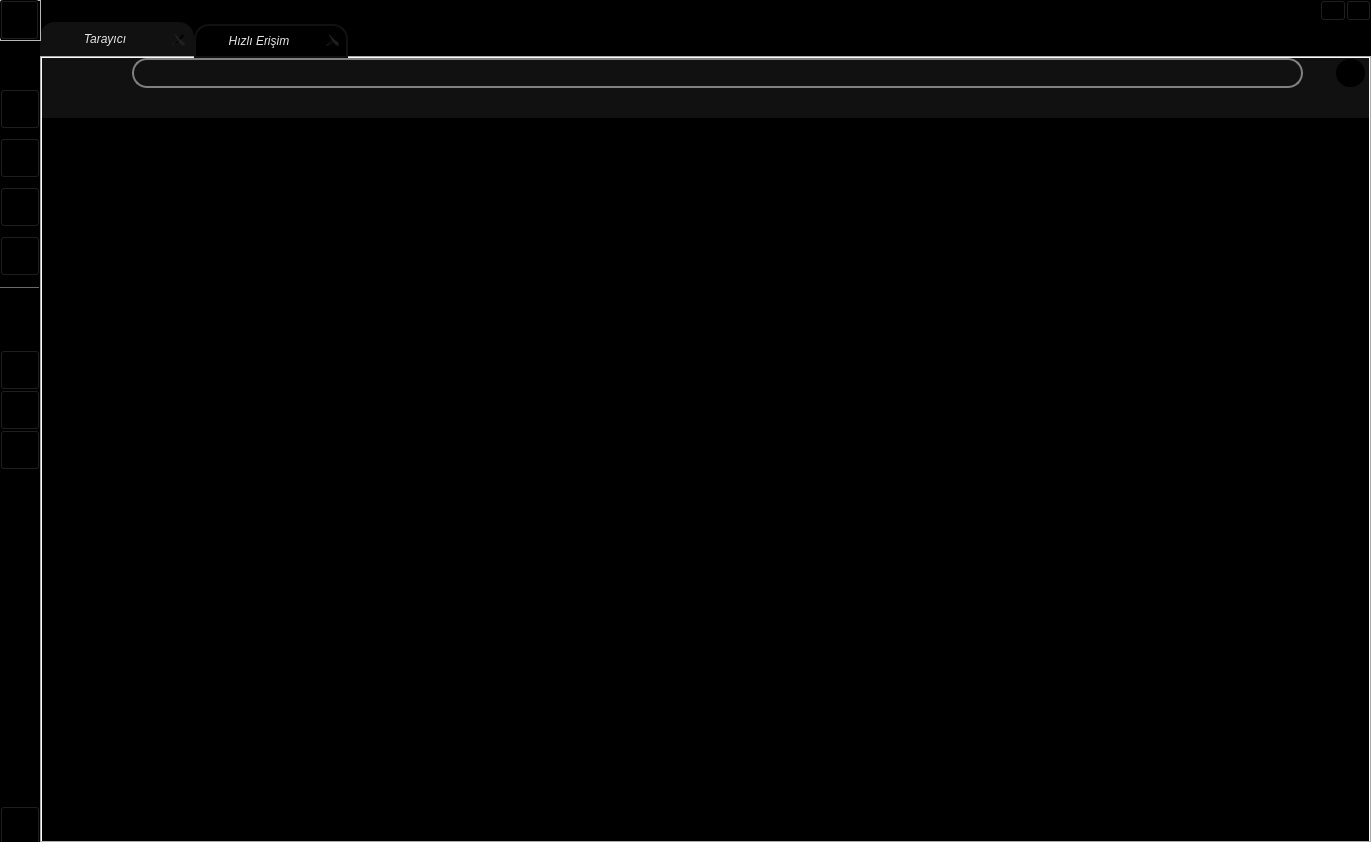
<?xml version="1.0" encoding="UTF-8"?>
<ui version="4.0">
 <class>MainWindow</class>
 <widget class="QMainWindow" name="MainWindow">
  <property name="windowModality">
   <enum>Qt::ApplicationModal</enum>
  </property>
  <property name="geometry">
   <rect>
    <x>0</x>
    <y>0</y>
    <width>1371</width>
    <height>842</height>
   </rect>
  </property>
  <property name="palette">
   <palette>
    <active>
     <colorrole role="WindowText">
      <brush brushstyle="SolidPattern">
       <color alpha="255">
        <red>0</red>
        <green>0</green>
        <blue>0</blue>
       </color>
      </brush>
     </colorrole>
     <colorrole role="Button">
      <brush brushstyle="SolidPattern">
       <color alpha="255">
        <red>255</red>
        <green>255</green>
        <blue>255</blue>
       </color>
      </brush>
     </colorrole>
     <colorrole role="Light">
      <brush brushstyle="SolidPattern">
       <color alpha="255">
        <red>255</red>
        <green>255</green>
        <blue>255</blue>
       </color>
      </brush>
     </colorrole>
     <colorrole role="Midlight">
      <brush brushstyle="SolidPattern">
       <color alpha="255">
        <red>255</red>
        <green>255</green>
        <blue>255</blue>
       </color>
      </brush>
     </colorrole>
     <colorrole role="Dark">
      <brush brushstyle="SolidPattern">
       <color alpha="255">
        <red>127</red>
        <green>127</green>
        <blue>127</blue>
       </color>
      </brush>
     </colorrole>
     <colorrole role="Mid">
      <brush brushstyle="SolidPattern">
       <color alpha="255">
        <red>170</red>
        <green>170</green>
        <blue>170</blue>
       </color>
      </brush>
     </colorrole>
     <colorrole role="Text">
      <brush brushstyle="SolidPattern">
       <color alpha="255">
        <red>0</red>
        <green>0</green>
        <blue>0</blue>
       </color>
      </brush>
     </colorrole>
     <colorrole role="BrightText">
      <brush brushstyle="SolidPattern">
       <color alpha="255">
        <red>255</red>
        <green>255</green>
        <blue>255</blue>
       </color>
      </brush>
     </colorrole>
     <colorrole role="ButtonText">
      <brush brushstyle="SolidPattern">
       <color alpha="255">
        <red>0</red>
        <green>0</green>
        <blue>0</blue>
       </color>
      </brush>
     </colorrole>
     <colorrole role="Base">
      <brush brushstyle="SolidPattern">
       <color alpha="255">
        <red>255</red>
        <green>255</green>
        <blue>255</blue>
       </color>
      </brush>
     </colorrole>
     <colorrole role="Window">
      <brush brushstyle="SolidPattern">
       <color alpha="255">
        <red>255</red>
        <green>255</green>
        <blue>255</blue>
       </color>
      </brush>
     </colorrole>
     <colorrole role="Shadow">
      <brush brushstyle="SolidPattern">
       <color alpha="255">
        <red>0</red>
        <green>0</green>
        <blue>0</blue>
       </color>
      </brush>
     </colorrole>
     <colorrole role="AlternateBase">
      <brush brushstyle="SolidPattern">
       <color alpha="255">
        <red>255</red>
        <green>255</green>
        <blue>255</blue>
       </color>
      </brush>
     </colorrole>
     <colorrole role="ToolTipBase">
      <brush brushstyle="SolidPattern">
       <color alpha="255">
        <red>255</red>
        <green>255</green>
        <blue>220</blue>
       </color>
      </brush>
     </colorrole>
     <colorrole role="ToolTipText">
      <brush brushstyle="SolidPattern">
       <color alpha="255">
        <red>0</red>
        <green>0</green>
        <blue>0</blue>
       </color>
      </brush>
     </colorrole>
    </active>
    <inactive>
     <colorrole role="WindowText">
      <brush brushstyle="SolidPattern">
       <color alpha="255">
        <red>0</red>
        <green>0</green>
        <blue>0</blue>
       </color>
      </brush>
     </colorrole>
     <colorrole role="Button">
      <brush brushstyle="SolidPattern">
       <color alpha="255">
        <red>255</red>
        <green>255</green>
        <blue>255</blue>
       </color>
      </brush>
     </colorrole>
     <colorrole role="Light">
      <brush brushstyle="SolidPattern">
       <color alpha="255">
        <red>255</red>
        <green>255</green>
        <blue>255</blue>
       </color>
      </brush>
     </colorrole>
     <colorrole role="Midlight">
      <brush brushstyle="SolidPattern">
       <color alpha="255">
        <red>255</red>
        <green>255</green>
        <blue>255</blue>
       </color>
      </brush>
     </colorrole>
     <colorrole role="Dark">
      <brush brushstyle="SolidPattern">
       <color alpha="255">
        <red>127</red>
        <green>127</green>
        <blue>127</blue>
       </color>
      </brush>
     </colorrole>
     <colorrole role="Mid">
      <brush brushstyle="SolidPattern">
       <color alpha="255">
        <red>170</red>
        <green>170</green>
        <blue>170</blue>
       </color>
      </brush>
     </colorrole>
     <colorrole role="Text">
      <brush brushstyle="SolidPattern">
       <color alpha="255">
        <red>0</red>
        <green>0</green>
        <blue>0</blue>
       </color>
      </brush>
     </colorrole>
     <colorrole role="BrightText">
      <brush brushstyle="SolidPattern">
       <color alpha="255">
        <red>255</red>
        <green>255</green>
        <blue>255</blue>
       </color>
      </brush>
     </colorrole>
     <colorrole role="ButtonText">
      <brush brushstyle="SolidPattern">
       <color alpha="255">
        <red>0</red>
        <green>0</green>
        <blue>0</blue>
       </color>
      </brush>
     </colorrole>
     <colorrole role="Base">
      <brush brushstyle="SolidPattern">
       <color alpha="255">
        <red>255</red>
        <green>255</green>
        <blue>255</blue>
       </color>
      </brush>
     </colorrole>
     <colorrole role="Window">
      <brush brushstyle="SolidPattern">
       <color alpha="255">
        <red>255</red>
        <green>255</green>
        <blue>255</blue>
       </color>
      </brush>
     </colorrole>
     <colorrole role="Shadow">
      <brush brushstyle="SolidPattern">
       <color alpha="255">
        <red>0</red>
        <green>0</green>
        <blue>0</blue>
       </color>
      </brush>
     </colorrole>
     <colorrole role="AlternateBase">
      <brush brushstyle="SolidPattern">
       <color alpha="255">
        <red>255</red>
        <green>255</green>
        <blue>255</blue>
       </color>
      </brush>
     </colorrole>
     <colorrole role="ToolTipBase">
      <brush brushstyle="SolidPattern">
       <color alpha="255">
        <red>255</red>
        <green>255</green>
        <blue>220</blue>
       </color>
      </brush>
     </colorrole>
     <colorrole role="ToolTipText">
      <brush brushstyle="SolidPattern">
       <color alpha="255">
        <red>0</red>
        <green>0</green>
        <blue>0</blue>
       </color>
      </brush>
     </colorrole>
    </inactive>
    <disabled>
     <colorrole role="WindowText">
      <brush brushstyle="SolidPattern">
       <color alpha="255">
        <red>127</red>
        <green>127</green>
        <blue>127</blue>
       </color>
      </brush>
     </colorrole>
     <colorrole role="Button">
      <brush brushstyle="SolidPattern">
       <color alpha="255">
        <red>255</red>
        <green>255</green>
        <blue>255</blue>
       </color>
      </brush>
     </colorrole>
     <colorrole role="Light">
      <brush brushstyle="SolidPattern">
       <color alpha="255">
        <red>255</red>
        <green>255</green>
        <blue>255</blue>
       </color>
      </brush>
     </colorrole>
     <colorrole role="Midlight">
      <brush brushstyle="SolidPattern">
       <color alpha="255">
        <red>255</red>
        <green>255</green>
        <blue>255</blue>
       </color>
      </brush>
     </colorrole>
     <colorrole role="Dark">
      <brush brushstyle="SolidPattern">
       <color alpha="255">
        <red>127</red>
        <green>127</green>
        <blue>127</blue>
       </color>
      </brush>
     </colorrole>
     <colorrole role="Mid">
      <brush brushstyle="SolidPattern">
       <color alpha="255">
        <red>170</red>
        <green>170</green>
        <blue>170</blue>
       </color>
      </brush>
     </colorrole>
     <colorrole role="Text">
      <brush brushstyle="SolidPattern">
       <color alpha="255">
        <red>127</red>
        <green>127</green>
        <blue>127</blue>
       </color>
      </brush>
     </colorrole>
     <colorrole role="BrightText">
      <brush brushstyle="SolidPattern">
       <color alpha="255">
        <red>255</red>
        <green>255</green>
        <blue>255</blue>
       </color>
      </brush>
     </colorrole>
     <colorrole role="ButtonText">
      <brush brushstyle="SolidPattern">
       <color alpha="255">
        <red>127</red>
        <green>127</green>
        <blue>127</blue>
       </color>
      </brush>
     </colorrole>
     <colorrole role="Base">
      <brush brushstyle="SolidPattern">
       <color alpha="255">
        <red>255</red>
        <green>255</green>
        <blue>255</blue>
       </color>
      </brush>
     </colorrole>
     <colorrole role="Window">
      <brush brushstyle="SolidPattern">
       <color alpha="255">
        <red>255</red>
        <green>255</green>
        <blue>255</blue>
       </color>
      </brush>
     </colorrole>
     <colorrole role="Shadow">
      <brush brushstyle="SolidPattern">
       <color alpha="255">
        <red>0</red>
        <green>0</green>
        <blue>0</blue>
       </color>
      </brush>
     </colorrole>
     <colorrole role="AlternateBase">
      <brush brushstyle="SolidPattern">
       <color alpha="255">
        <red>255</red>
        <green>255</green>
        <blue>255</blue>
       </color>
      </brush>
     </colorrole>
     <colorrole role="ToolTipBase">
      <brush brushstyle="SolidPattern">
       <color alpha="255">
        <red>255</red>
        <green>255</green>
        <blue>220</blue>
       </color>
      </brush>
     </colorrole>
     <colorrole role="ToolTipText">
      <brush brushstyle="SolidPattern">
       <color alpha="255">
        <red>0</red>
        <green>0</green>
        <blue>0</blue>
       </color>
      </brush>
     </colorrole>
    </disabled>
   </palette>
  </property>
  <property name="windowTitle">
   <string>MainWindow</string>
  </property>
  <property name="styleSheet">
   <string notr="true">/*#centralwidget{
border-image:url(C:/Users/Yunn/Desktop/2109.jpg)
}
*/
#centralwidget{background-color:#000000;
}</string>
  </property>
  <widget class="QWidget" name="centralwidget">
   <widget class="QTabWidget" name="tabWidget">
    <property name="geometry">
     <rect>
      <x>40</x>
      <y>22</y>
      <width>1331</width>
      <height>821</height>
     </rect>
    </property>
    <property name="sizePolicy">
     <sizepolicy hsizetype="Expanding" vsizetype="Expanding">
      <horstretch>0</horstretch>
      <verstretch>0</verstretch>
     </sizepolicy>
    </property>
    <property name="font">
     <font>
      <weight>50</weight>
      <italic>true</italic>
      <bold>false</bold>
      <strikeout>false</strikeout>
     </font>
    </property>
    <property name="focusPolicy">
     <enum>Qt::NoFocus</enum>
    </property>
    <property name="contextMenuPolicy">
     <enum>Qt::CustomContextMenu</enum>
    </property>
    <property name="styleSheet">
     <string notr="true">QTabWidget QTabBar::tab{
background-color: black;
color: #e6e6e6;
border:2px solid rgb(17,17,17);border-top-left-radius:15px;border-top-right-radius:15px;
}                                 
QTabWidget QTabBar::tab:selected{
background-color: rgb(17 ,17 ,17);}

QTabWidget QTabBar::tab:!selected:hover{
background-color: rgb(54 ,54 ,54);}

QTabWidget QTabBar::tab:selected:hover{
background-color: rgb(54 ,54 ,54);

}

QTabWidget QTabBar::tab:!selected{background-color: black;}

QTabBar::close-button { image: url(C:/Users/Yunn/PycharmProjects/pythonProject/IME/icons/icons8-multiply-24.png); 
border: 0px solid rgb(28 ,28 ,28);
border-radius:5px;}

QTabBar::close-button:selected{
     image: url(C:/Users/Yunn/PycharmProjects/pythonProject/IME/icons/icons8-multiply-24.png);
    border: 2px solid rgb(28 ,28 ,28);
    background-color: rgb(28 ,28 ,28);
    border-radius:5px;}

 QTabBar::close-button:hover {
    image: url(C:/Users/Yunn/PycharmProjects/pythonProject/IME/icons/Close-256.ico);
    background-color: gray;
    border: 2px solid gray;
    border-radius:5px;}

QTabBar::close-button:selected:pressed {
     image: url(C:/Users/Yunn/PycharmProjects/pythonProject/IME/icons/Close-256.ico);
    background-color:rgb(28 ,28 ,28);
    border: 2px solid rgb(28 ,28 ,28);
    border-radius:5px;
 }
 QTabBar::close-button:pressed {
    image: ur(lC:/Users/Yunn/PycharmProjects/pythonProject/IME/icons/Close-256.ico);
    background-color:black;
    border: 2px solid black;
    border-radius:5px; }

QTabBar::tab:!selected{margin-top: 2px;}                               

QTabBar::tab { height: 30px; width: 150px; }</string>
    </property>
    <property name="inputMethodHints">
     <set>Qt::ImhNone</set>
    </property>
    <property name="tabPosition">
     <enum>QTabWidget::North</enum>
    </property>
    <property name="tabShape">
     <enum>QTabWidget::Rounded</enum>
    </property>
    <property name="currentIndex">
     <number>0</number>
    </property>
    <property name="elideMode">
     <enum>Qt::ElideNone</enum>
    </property>
    <property name="documentMode">
     <bool>false</bool>
    </property>
    <property name="tabsClosable">
     <bool>true</bool>
    </property>
    <property name="movable">
     <bool>true</bool>
    </property>
    <property name="tabBarAutoHide">
     <bool>true</bool>
    </property>
    <widget class="QWidget" name="sekme">
     <property name="styleSheet">
      <string notr="true"/>
     </property>
     <attribute name="title">
      <string>Tarayıcı</string>
     </attribute>
     <widget class="QFrame" name="anaekran">
      <property name="geometry">
       <rect>
        <x>0</x>
        <y>60</y>
        <width>1331</width>
        <height>731</height>
       </rect>
      </property>
      <property name="styleSheet">
       <string notr="true">background-color: rgb(0, 0, 0);</string>
      </property>
      <property name="frameShape">
       <enum>QFrame::StyledPanel</enum>
      </property>
      <property name="frameShadow">
       <enum>QFrame::Raised</enum>
      </property>
     </widget>
     <widget class="QWidget" name="aramaubcuguwdgt" native="true">
      <property name="geometry">
       <rect>
        <x>0</x>
        <y>0</y>
        <width>1331</width>
        <height>60</height>
       </rect>
      </property>
      <property name="styleSheet">
       <string notr="true">/*background-color: rgb(43, 43, 43);

*/
background-color: rgb(17, 17, 17);</string>
      </property>
      <widget class="QPushButton" name="geribtn_2">
       <property name="geometry">
        <rect>
         <x>0</x>
         <y>0</y>
         <width>31</width>
         <height>30</height>
        </rect>
       </property>
       <property name="styleSheet">
        <string notr="true">QPushButton{background-color: rgb(17, 17,17);
color: rgb(255, 255, 255);
border: 2px solid rgb(17,17,17);
border-radius: 15px;}
QPushButton:pressed{ background-color: black; }
QPushButton:focus:pressed{ background-color: black; }


QPushButton:hover{ background-color:rgb(78,78,78);
border: 2px solid rgb(78,78,78);
border-radius: 15px;
 }

/*rgb(54 ,54 ,54)*/</string>
       </property>
       <property name="text">
        <string/>
       </property>
       <property name="icon">
        <iconset>
         <normaloff>../icons/back.png</normaloff>../icons/back.png</iconset>
       </property>
       <property name="iconSize">
        <size>
         <width>32</width>
         <height>32</height>
        </size>
       </property>
      </widget>
      <widget class="QPushButton" name="ileribtn_2">
       <property name="geometry">
        <rect>
         <x>30</x>
         <y>0</y>
         <width>31</width>
         <height>30</height>
        </rect>
       </property>
       <property name="styleSheet">
        <string notr="true">QPushButton{background-color: rgb(17, 17,17);
color: rgb(255, 255, 255);
border: 2px solid rgb(17,17,17);
border-radius: 15px;}
QPushButton:pressed{ background-color: black; }
QPushButton:focus:pressed{ background-color: black; }


QPushButton:hover{ background-color:rgb(78,78,78);
border: 2px solid rgb(78,78,78);
border-radius: 15px;
 }
</string>
       </property>
       <property name="text">
        <string/>
       </property>
       <property name="icon">
        <iconset>
         <normaloff>../icons/forward.png</normaloff>../icons/forward.png</iconset>
       </property>
       <property name="iconSize">
        <size>
         <width>32</width>
         <height>32</height>
        </size>
       </property>
      </widget>
      <widget class="QPushButton" name="yenilebtn_2">
       <property name="geometry">
        <rect>
         <x>60</x>
         <y>0</y>
         <width>31</width>
         <height>30</height>
        </rect>
       </property>
       <property name="styleSheet">
        <string notr="true">QPushButton{background-color: rgb(17, 17,17);
color: rgb(255, 255, 255);
border: 2px solid rgb(17,17,17);
border-radius: 15px;}
QPushButton:pressed{ background-color: black; }
QPushButton:focus:pressed{ background-color: black; }


QPushButton:hover{ background-color:rgb(78,78,78);
border: 2px solid rgb(78,78,78);
border-radius: 15px;
 }

</string>
       </property>
       <property name="text">
        <string/>
       </property>
       <property name="icon">
        <iconset>
         <normaloff>../icons/refresh.png</normaloff>../icons/refresh.png</iconset>
       </property>
       <property name="iconSize">
        <size>
         <width>19</width>
         <height>19</height>
        </size>
       </property>
       <property name="checkable">
        <bool>false</bool>
       </property>
       <property name="checked">
        <bool>false</bool>
       </property>
       <property name="autoRepeat">
        <bool>false</bool>
       </property>
      </widget>
      <widget class="QLineEdit" name="aramacubuedit_2">
       <property name="geometry">
        <rect>
         <x>90</x>
         <y>0</y>
         <width>1171</width>
         <height>30</height>
        </rect>
       </property>
       <property name="styleSheet">
        <string notr="true">QLineEdit{
border: 2px solid gray;
border-radius: 15px;
color: rgb(255, 255, 255);
}
QLineEdit:hover{
background-color:rgb(38,38,38);
}</string>
       </property>
      </widget>
      <widget class="QWidget" name="songibi_2" native="true">
       <property name="geometry">
        <rect>
         <x>1210</x>
         <y>4</y>
         <width>41</width>
         <height>21</height>
        </rect>
       </property>
       <property name="styleSheet">
        <string notr="true">background-color: rgb(17, 17, 17);</string>
       </property>
       <layout class="QHBoxLayout" name="horizontalLayout_3">
        <property name="spacing">
         <number>0</number>
        </property>
        <property name="leftMargin">
         <number>0</number>
        </property>
        <property name="topMargin">
         <number>0</number>
        </property>
        <property name="rightMargin">
         <number>0</number>
        </property>
        <property name="bottomMargin">
         <number>0</number>
        </property>
        <item>
         <widget class="QPushButton" name="camerabtn">
          <property name="sizePolicy">
           <sizepolicy hsizetype="Fixed" vsizetype="Fixed">
            <horstretch>0</horstretch>
            <verstretch>0</verstretch>
           </sizepolicy>
          </property>
          <property name="maximumSize">
           <size>
            <width>20</width>
            <height>20</height>
           </size>
          </property>
          <property name="styleSheet">
           <string notr="true">QPushButton{background-color: rgb(17, 17, 17);
border:1px solid rgb(17,17,17);
}
QPushButton:disabled{ background-color: yellow; }
QPushButton:pressed{ background-color: rgb(17, 17, 17); }
QPushButton:focus:pressed{ background-color: gray; }
QPushButton:focus{ background-color: rgb(17, 17, 17); }
QPushButton:hover{ background-color: rgb(78 ,78 ,78); }
QPushButton:checked{ background-color: pink; }


</string>
          </property>
          <property name="text">
           <string/>
          </property>
          <property name="icon">
           <iconset>
            <normaloff>../icons/icons8-camera-24.png</normaloff>../icons/icons8-camera-24.png</iconset>
          </property>
          <property name="iconSize">
           <size>
            <width>19</width>
            <height>19</height>
           </size>
          </property>
         </widget>
        </item>
        <item>
         <widget class="QPushButton" name="kaydetbtn_3">
          <property name="maximumSize">
           <size>
            <width>20</width>
            <height>20</height>
           </size>
          </property>
          <property name="styleSheet">
           <string notr="true">QPushButton{background-color: rgb(17, 17, 17);
color: rgb(255, 255, 255);
border:1px solid rgb(17,17,17);

}
QPushButton:disabled{ background-color: yellow; }
QPushButton:pressed{ background-color:rgb(17,17,17); }
QPushButton:focus:pressed{ background-color:gray; }
QPushButton:focus{ background-color:rgb(17,17,17); }
QPushButton:hover{ background-color:rgb(78,78,78); }
QPushButton:checked{ background-color: pink; }
</string>
          </property>
          <property name="text">
           <string/>
          </property>
          <property name="icon">
           <iconset>
            <normaloff>../icons/heart.png</normaloff>../icons/heart.png</iconset>
          </property>
          <property name="iconSize">
           <size>
            <width>19</width>
            <height>18</height>
           </size>
          </property>
         </widget>
        </item>
       </layout>
      </widget>
      <widget class="QPushButton" name="kaydetbtn_5">
       <property name="geometry">
        <rect>
         <x>1293</x>
         <y>0</y>
         <width>31</width>
         <height>30</height>
        </rect>
       </property>
       <property name="styleSheet">
        <string notr="true">QPushButton{background-color: rgb(0, 0, 0);
color: rgb(255, 255, 255);
border: 1px solid rgb(17,17,17);
border-radius: 15px;}
QPushButton:disabled{ background-color: yellow; }
QPushButton:pressed{ background-color:black; }
QPushButton:focus:pressed{ background-color:black; }
QPushButton:focus{ background-color:black; }
QPushButton:hover{ background-color: gray; }
QPushButton:checked{ background-color: pink; }
</string>
       </property>
       <property name="text">
        <string/>
       </property>
       <property name="icon">
        <iconset>
         <normaloff>../icons/icons8-account-48.png</normaloff>../icons/icons8-account-48.png</iconset>
       </property>
       <property name="iconSize">
        <size>
         <width>29</width>
         <height>29</height>
        </size>
       </property>
      </widget>
      <widget class="QPushButton" name="anasayfabtn_2">
       <property name="geometry">
        <rect>
         <x>1261</x>
         <y>0</y>
         <width>31</width>
         <height>30</height>
        </rect>
       </property>
       <property name="styleSheet">
        <string notr="true">/*QPushButton{background-color: rgb(0, 0, 0);
color: rgb(255, 255, 255);
border: 2px solid gray;
border-radius:10px;}
QPushButton:disabled{ background-color: yellow; }
QPushButton:pressed{ background-color:black; }
QPushButton:focus:pressed{ background-color:black; }
QPushButton:focus{ background-color:black; }
QPushButton:hover{ background-color: gray; }
QPushButton:checked{ background-color: pink; }
*/
QPushButton{background-color: rgb(17, 17,17);
color: rgb(255, 255, 255);
border: 2px solid rgb(17,17,17);
border-radius: 15px;}
QPushButton:pressed{ background-color: black; }
QPushButton:focus:pressed{ background-color: black; }


QPushButton:hover{ background-color:rgb(78,78,78);
border: 2px solid rgb(78,78,78);
border-radius: 15px;
 }
</string>
       </property>
       <property name="text">
        <string/>
       </property>
       <property name="icon">
        <iconset>
         <normaloff>../icons/house.png</normaloff>../icons/house.png</iconset>
       </property>
       <property name="iconSize">
        <size>
         <width>23</width>
         <height>23</height>
        </size>
       </property>
      </widget>
     </widget>
    </widget>
    <widget class="QWidget" name="sekme2">
     <property name="styleSheet">
      <string notr="true"/>
     </property>
     <attribute name="title">
      <string>Hızlı Erişim</string>
     </attribute>
    </widget>
   </widget>
   <widget class="QWidget" name="verticalLayoutWidget">
    <property name="geometry">
     <rect>
      <x>0</x>
      <y>80</y>
      <width>41</width>
      <height>271</height>
     </rect>
    </property>
    <layout class="QVBoxLayout" name="hzlerisimlayout" stretch="0,0,0,0,0,0">
     <property name="spacing">
      <number>0</number>
     </property>
     <property name="sizeConstraint">
      <enum>QLayout::SetMinimumSize</enum>
     </property>
     <property name="leftMargin">
      <number>0</number>
     </property>
     <item>
      <widget class="QPushButton" name="youtube">
       <property name="sizePolicy">
        <sizepolicy hsizetype="Fixed" vsizetype="Fixed">
         <horstretch>0</horstretch>
         <verstretch>0</verstretch>
        </sizepolicy>
       </property>
       <property name="maximumSize">
        <size>
         <width>40</width>
         <height>40</height>
        </size>
       </property>
       <property name="styleSheet">
        <string notr="true">QPushButton{background-color: rgb(0, 0, 0);}
QPushButton:disabled{ background-color: yellow; }
QPushButton:pressed{ background-color: orange; }
QPushButton:focus:pressed{ background-color: gray; }
QPushButton:focus{ background-color:black; }
QPushButton:hover{ background-color: rgb(54 ,54 ,54); }
QPushButton:checked{ background-color: pink; }

QPushButton#evilButton {
    background-color: red;
    border-style: outset;
    border-width: 2px;
    border-radius: 10px;
    border-color: beige;
    font: bold 14px;
    min-width: 10em;
    padding: 6px;
}
QPushButton#evilButton:pressed {
    background-color: rgb(224, 0, 0);
    border-style: inset;
}

</string>
       </property>
       <property name="text">
        <string/>
       </property>
       <property name="icon">
        <iconset>
         <normaloff>../icons/youtube.png</normaloff>../icons/youtube.png</iconset>
       </property>
       <property name="iconSize">
        <size>
         <width>25</width>
         <height>25</height>
        </size>
       </property>
       <property name="checkable">
        <bool>false</bool>
       </property>
       <property name="checked">
        <bool>false</bool>
       </property>
       <property name="autoRepeat">
        <bool>false</bool>
       </property>
       <property name="autoDefault">
        <bool>false</bool>
       </property>
       <property name="default">
        <bool>false</bool>
       </property>
       <property name="flat">
        <bool>false</bool>
       </property>
      </widget>
     </item>
     <item>
      <widget class="QPushButton" name="instagram">
       <property name="sizePolicy">
        <sizepolicy hsizetype="Fixed" vsizetype="Fixed">
         <horstretch>0</horstretch>
         <verstretch>0</verstretch>
        </sizepolicy>
       </property>
       <property name="maximumSize">
        <size>
         <width>40</width>
         <height>40</height>
        </size>
       </property>
       <property name="styleSheet">
        <string notr="true">QPushButton{background-color: rgb(0, 0, 0);}
QPushButton:disabled{ background-color: yellow; }
QPushButton:pressed{ background-color: orange; }
QPushButton:focus:pressed{ background-color: gray; }
QPushButton:focus{ background-color:black; }
QPushButton:hover{ background-color: rgb(54 ,54 ,54); }
QPushButton:checked{ background-color: pink; }

QPushButton#evilButton {
    background-color: red;
    border-style: outset;
    border-width: 2px;
    border-radius: 10px;
    border-color: beige;
    font: bold 14px;
    min-width: 10em;
    padding: 6px;
}
QPushButton#evilButton:pressed {
    background-color: rgb(224, 0, 0);
    border-style: inset;
}

</string>
       </property>
       <property name="text">
        <string/>
       </property>
       <property name="icon">
        <iconset>
         <normaloff>../icons/instagram.png</normaloff>../icons/instagram.png</iconset>
       </property>
       <property name="iconSize">
        <size>
         <width>25</width>
         <height>25</height>
        </size>
       </property>
      </widget>
     </item>
     <item>
      <widget class="QPushButton" name="whatsapp">
       <property name="sizePolicy">
        <sizepolicy hsizetype="Fixed" vsizetype="Fixed">
         <horstretch>0</horstretch>
         <verstretch>0</verstretch>
        </sizepolicy>
       </property>
       <property name="maximumSize">
        <size>
         <width>40</width>
         <height>40</height>
        </size>
       </property>
       <property name="styleSheet">
        <string notr="true">QPushButton{background-color: rgb(0, 0, 0);}
QPushButton:disabled{ background-color: yellow; }
QPushButton:pressed{ background-color: orange; }
QPushButton:focus:pressed{ background-color: gray; }
QPushButton:focus{ background-color:black; }
QPushButton:hover{ background-color: rgb(54 ,54 ,54); }
QPushButton:checked{ background-color: pink; }

QPushButton#evilButton {
    background-color: red;
    border-style: outset;
    border-width: 2px;
    border-radius: 10px;
    border-color: beige;
    font: bold 14px;
    min-width: 10em;
    padding: 6px;
}
QPushButton#evilButton:pressed {
    background-color: rgb(224, 0, 0);
    border-style: inset;
}

</string>
       </property>
       <property name="text">
        <string/>
       </property>
       <property name="icon">
        <iconset>
         <normaloff>../icons/whatsapp.png</normaloff>../icons/whatsapp.png</iconset>
       </property>
       <property name="iconSize">
        <size>
         <width>25</width>
         <height>25</height>
        </size>
       </property>
      </widget>
     </item>
     <item>
      <widget class="QPushButton" name="spotify">
       <property name="sizePolicy">
        <sizepolicy hsizetype="Fixed" vsizetype="Fixed">
         <horstretch>0</horstretch>
         <verstretch>0</verstretch>
        </sizepolicy>
       </property>
       <property name="maximumSize">
        <size>
         <width>40</width>
         <height>40</height>
        </size>
       </property>
       <property name="styleSheet">
        <string notr="true">QPushButton{background-color: rgb(0, 0, 0);}
QPushButton:disabled{ background-color: yellow; }
QPushButton:pressed{ background-color: orange; }
QPushButton:focus:pressed{ background-color: gray; }
QPushButton:focus{ background-color:black; }
QPushButton:hover{ background-color: rgb(54 ,54 ,54); }
QPushButton:checked{ background-color: pink; }

QPushButton#evilButton {
    background-color: red;
    border-style: outset;
    border-width: 2px;
    border-radius: 10px;
    border-color: beige;
    font: bold 14px;
    min-width: 10em;
    padding: 6px;
}
QPushButton#evilButton:pressed {
    background-color: rgb(224, 0, 0);
    border-style: inset;
}

</string>
       </property>
       <property name="text">
        <string/>
       </property>
       <property name="icon">
        <iconset>
         <normaloff>../icons/spotify.png</normaloff>../icons/spotify.png</iconset>
       </property>
       <property name="iconSize">
        <size>
         <width>25</width>
         <height>25</height>
        </size>
       </property>
      </widget>
     </item>
     <item>
      <widget class="Line" name="line">
       <property name="maximumSize">
        <size>
         <width>39</width>
         <height>3</height>
        </size>
       </property>
       <property name="styleSheet">
        <string notr="true">background-color: rgb(107, 107, 107);
</string>
       </property>
       <property name="frameShadow">
        <enum>QFrame::Plain</enum>
       </property>
       <property name="lineWidth">
        <number>2</number>
       </property>
       <property name="midLineWidth">
        <number>-1</number>
       </property>
       <property name="orientation">
        <enum>Qt::Horizontal</enum>
       </property>
      </widget>
     </item>
     <item>
      <widget class="QPushButton" name="morebtn">
       <property name="sizePolicy">
        <sizepolicy hsizetype="Fixed" vsizetype="Fixed">
         <horstretch>0</horstretch>
         <verstretch>0</verstretch>
        </sizepolicy>
       </property>
       <property name="maximumSize">
        <size>
         <width>40</width>
         <height>40</height>
        </size>
       </property>
       <property name="styleSheet">
        <string notr="true">QPushButton{background-color: rgb(0, 0, 0);}
QPushButton:disabled{ background-color: yellow; }
QPushButton:pressed{ background-color: orange; }
QPushButton:focus:pressed{ background-color: gray; }
QPushButton:focus{ background-color:black; }
QPushButton:hover{ background-color: rgb(54 ,54 ,54); }
QPushButton:!checked{ background-color:black; }
QPushButton:!checked:hover{ background-color: rgb(54 ,54 ,54) }
QPushButton:!checked:pressed{ background-color: gray; }


QPushButton{    
   
    border: 2px solid black;
    border-radius: 18px;      
}
QPushButton#evilButton:pressed {
    background-color: rgb(224, 0, 0);
    border-style: inset;
}

</string>
       </property>
       <property name="text">
        <string/>
       </property>
       <property name="icon">
        <iconset>
         <normaloff>../icons/more2.png</normaloff>../icons/more2.png</iconset>
       </property>
       <property name="iconSize">
        <size>
         <width>25</width>
         <height>25</height>
        </size>
       </property>
       <property name="checkable">
        <bool>true</bool>
       </property>
       <property name="checked">
        <bool>false</bool>
       </property>
       <property name="autoDefault">
        <bool>false</bool>
       </property>
       <property name="flat">
        <bool>false</bool>
       </property>
      </widget>
     </item>
    </layout>
   </widget>
   <widget class="QWidget" name="titleheader" native="true">
    <property name="geometry">
     <rect>
      <x>40</x>
      <y>0</y>
      <width>1281</width>
      <height>21</height>
     </rect>
    </property>
   </widget>
   <widget class="QWidget" name="horizontalLayoutWidget">
    <property name="geometry">
     <rect>
      <x>1320</x>
      <y>0</y>
      <width>51</width>
      <height>21</height>
     </rect>
    </property>
    <layout class="QHBoxLayout" name="horizontalLayout">
     <property name="spacing">
      <number>0</number>
     </property>
     <property name="sizeConstraint">
      <enum>QLayout::SetDefaultConstraint</enum>
     </property>
     <property name="leftMargin">
      <number>0</number>
     </property>
     <property name="topMargin">
      <number>0</number>
     </property>
     <property name="rightMargin">
      <number>0</number>
     </property>
     <property name="bottomMargin">
      <number>0</number>
     </property>
     <item>
      <widget class="QPushButton" name="simgelestir">
       <property name="sizePolicy">
        <sizepolicy hsizetype="Ignored" vsizetype="Ignored">
         <horstretch>0</horstretch>
         <verstretch>0</verstretch>
        </sizepolicy>
       </property>
       <property name="styleSheet">
        <string notr="true">QPushButton{background-color: rgb(0, 0, 0);}
QPushButton:disabled{ background-color: yellow; }
QPushButton:pressed{ background-color: orange; }
QPushButton:focus:pressed{ background-color: gray; }
QPushButton:focus{ background-color:black; }
QPushButton:hover{ background-color: rgb(54 ,54 ,54); }
QPushButton:checked{ background-color: pink; }

QPushButton#evilButton {
    background-color: red;
    border-style: outset;
    border-width: 2px;
    border-radius: 10px;
    border-color: beige;
    font: bold 14px;
    min-width: 10em;
    padding: 6px;
}
QPushButton#evilButton:pressed {
    background-color: rgb(224, 0, 0);
    border-style: inset;
}

</string>
       </property>
       <property name="text">
        <string/>
       </property>
       <property name="icon">
        <iconset>
         <normaloff>../icons/minimize.png</normaloff>../icons/minimize.png</iconset>
       </property>
       <property name="iconSize">
        <size>
         <width>20</width>
         <height>20</height>
        </size>
       </property>
      </widget>
     </item>
     <item>
      <widget class="QPushButton" name="appclosebtn">
       <property name="enabled">
        <bool>true</bool>
       </property>
       <property name="sizePolicy">
        <sizepolicy hsizetype="Ignored" vsizetype="Ignored">
         <horstretch>0</horstretch>
         <verstretch>0</verstretch>
        </sizepolicy>
       </property>
       <property name="styleSheet">
        <string notr="true">QPushButton{background-color: rgb(0, 0, 0);}
QPushButton:disabled{ background-color: yellow; }
QPushButton:pressed{ background-color: orange; }
QPushButton:focus:pressed{ background-color: gray; }
QPushButton:focus{ background-color:black; }
QPushButton:hover{ background-color: rgb(54 ,54 ,54); }
QPushButton:checked{ background-color: pink; }

QPushButton#evilButton {
    background-color: red;
    border-style: outset;
    border-width: 2px;
    border-radius: 10px;
    border-color: beige;
    font: bold 14px;
    min-width: 10em;
    padding: 6px;
}
QPushButton#evilButton:pressed {
    background-color: rgb(224, 0, 0);
    border-style: inset;
}

</string>
       </property>
       <property name="text">
        <string/>
       </property>
       <property name="icon">
        <iconset>
         <normaloff>../icons/icons8-close-50 (1).png</normaloff>../icons/icons8-close-50 (1).png</iconset>
       </property>
       <property name="iconSize">
        <size>
         <width>20</width>
         <height>20</height>
        </size>
       </property>
      </widget>
     </item>
    </layout>
   </widget>
   <widget class="QWidget" name="movebar" native="true">
    <property name="geometry">
     <rect>
      <x>0</x>
      <y>470</y>
      <width>41</width>
      <height>331</height>
     </rect>
    </property>
   </widget>
   <widget class="QWidget" name="verticalLayoutWidget_2">
    <property name="geometry">
     <rect>
      <x>0</x>
      <y>800</y>
      <width>41</width>
      <height>51</height>
     </rect>
    </property>
    <layout class="QVBoxLayout" name="settingslayout">
     <property name="spacing">
      <number>0</number>
     </property>
     <property name="topMargin">
      <number>1</number>
     </property>
     <item>
      <widget class="QPushButton" name="settings">
       <property name="sizePolicy">
        <sizepolicy hsizetype="Fixed" vsizetype="Fixed">
         <horstretch>0</horstretch>
         <verstretch>0</verstretch>
        </sizepolicy>
       </property>
       <property name="maximumSize">
        <size>
         <width>40</width>
         <height>40</height>
        </size>
       </property>
       <property name="styleSheet">
        <string notr="true">QPushButton{background-color: rgb(0, 0, 0);}
QPushButton:disabled{ background-color: yellow; }
QPushButton:pressed{ background-color: orange; }
QPushButton:focus:pressed{ background-color: gray; }
QPushButton:focus{ background-color:black; }
QPushButton:hover{ background-color: rgb(54 ,54 ,54); }
QPushButton:checked{ background-color: pink; }

QPushButton#evilButton {
    background-color: red;
    border-style: outset;
    border-width: 2px;
    border-radius: 10px;
    border-color: beige;
    font: bold 14px;
    min-width: 10em;
    padding: 6px;
}
QPushButton#evilButton:pressed {
    background-color: rgb(224, 0, 0);
    border-style: inset;
}

</string>
       </property>
       <property name="text">
        <string/>
       </property>
       <property name="icon">
        <iconset>
         <normaloff>icons/gear.png</normaloff>icons/gear.png</iconset>
       </property>
       <property name="iconSize">
        <size>
         <width>25</width>
         <height>25</height>
        </size>
       </property>
      </widget>
     </item>
    </layout>
   </widget>
   <widget class="QFrame" name="logo">
    <property name="geometry">
     <rect>
      <x>0</x>
      <y>0</y>
      <width>41</width>
      <height>41</height>
     </rect>
    </property>
    <property name="frameShape">
     <enum>QFrame::StyledPanel</enum>
    </property>
    <property name="frameShadow">
     <enum>QFrame::Raised</enum>
    </property>
    <widget class="QPushButton" name="log">
     <property name="geometry">
      <rect>
       <x>0</x>
       <y>0</y>
       <width>39</width>
       <height>40</height>
      </rect>
     </property>
     <property name="sizePolicy">
      <sizepolicy hsizetype="Fixed" vsizetype="Fixed">
       <horstretch>0</horstretch>
       <verstretch>0</verstretch>
      </sizepolicy>
     </property>
     <property name="maximumSize">
      <size>
       <width>40</width>
       <height>40</height>
      </size>
     </property>
     <property name="styleSheet">
      <string notr="true">QPushButton{background-color: rgb(0, 0, 0);}
QPushButton:disabled{ background-color: yellow; }
QPushButton:pressed{ background-color: orange; }
QPushButton:focus:pressed{ background-color: gray; }
QPushButton:focus{ background-color:black; }
QPushButton:hover{ background-color: rgb(54 ,54 ,54); }
QPushButton:checked{ background-color: pink; }

QPushButton#evilButton {
    background-color: red;
    border-style: outset;
    border-width: 2px;
    border-radius: 10px;
    border-color: beige;
    font: bold 14px;
    min-width: 10em;
    padding: 6px;
}
QPushButton#evilButton:pressed {
    background-color: rgb(224, 0, 0);
    border-style: inset;
}

</string>
     </property>
     <property name="text">
      <string/>
     </property>
     <property name="icon">
      <iconset>
       <normaloff>icons/chrome.png</normaloff>icons/chrome.png</iconset>
     </property>
     <property name="iconSize">
      <size>
       <width>25</width>
       <height>25</height>
      </size>
     </property>
     <property name="checkable">
      <bool>false</bool>
     </property>
     <property name="checked">
      <bool>false</bool>
     </property>
     <property name="autoRepeat">
      <bool>false</bool>
     </property>
     <property name="autoDefault">
      <bool>false</bool>
     </property>
     <property name="default">
      <bool>false</bool>
     </property>
     <property name="flat">
      <bool>false</bool>
     </property>
    </widget>
   </widget>
   <widget class="QWidget" name="morewidget" native="true">
    <property name="geometry">
     <rect>
      <x>0</x>
      <y>350</y>
      <width>41</width>
      <height>120</height>
     </rect>
    </property>
    <property name="styleSheet">
     <string notr="true"/>
    </property>
    <layout class="QVBoxLayout" name="verticalLayout_3">
     <property name="spacing">
      <number>0</number>
     </property>
     <property name="leftMargin">
      <number>0</number>
     </property>
     <property name="topMargin">
      <number>0</number>
     </property>
     <property name="rightMargin">
      <number>0</number>
     </property>
     <property name="bottomMargin">
      <number>0</number>
     </property>
     <item>
      <widget class="QPushButton" name="calc">
       <property name="sizePolicy">
        <sizepolicy hsizetype="Fixed" vsizetype="Fixed">
         <horstretch>0</horstretch>
         <verstretch>0</verstretch>
        </sizepolicy>
       </property>
       <property name="maximumSize">
        <size>
         <width>40</width>
         <height>40</height>
        </size>
       </property>
       <property name="styleSheet">
        <string notr="true">QPushButton{background-color: rgb(0, 0, 0);}
QPushButton:disabled{ background-color: yellow; }
QPushButton:pressed{ background-color: orange; }
QPushButton:focus:pressed{ background-color: gray; }
QPushButton:focus{ background-color:black; }
QPushButton:hover{ background-color: rgb(54 ,54 ,54); }
QPushButton:checked{ background-color: pink; }

QPushButton#evilButton {
    background-color: red;
    border-style: outset;
    border-width: 2px;
    border-radius: 10px;
    border-color: beige;
    font: bold 14px;
    min-width: 10em;
    padding: 6px;
}
QPushButton#evilButton:pressed {
    background-color: rgb(224, 0, 0);
    border-style: inset;
}

</string>
       </property>
       <property name="text">
        <string/>
       </property>
       <property name="icon">
        <iconset>
         <normaloff>../icons/icons8-calculator-66.png</normaloff>../icons/icons8-calculator-66.png</iconset>
       </property>
       <property name="iconSize">
        <size>
         <width>25</width>
         <height>25</height>
        </size>
       </property>
      </widget>
     </item>
     <item>
      <widget class="QPushButton" name="music">
       <property name="sizePolicy">
        <sizepolicy hsizetype="Fixed" vsizetype="Fixed">
         <horstretch>0</horstretch>
         <verstretch>0</verstretch>
        </sizepolicy>
       </property>
       <property name="maximumSize">
        <size>
         <width>40</width>
         <height>40</height>
        </size>
       </property>
       <property name="styleSheet">
        <string notr="true">QPushButton{background-color: rgb(0, 0, 0);}
QPushButton:disabled{ background-color: yellow; }
QPushButton:pressed{ background-color: orange; }
QPushButton:focus:pressed{ background-color: gray; }
QPushButton:focus{ background-color:black; }
QPushButton:hover{ background-color: rgb(54 ,54 ,54); }
QPushButton:checked{ background-color: pink; }

QPushButton#evilButton {
    background-color: red;
    border-style: outset;
    border-width: 2px;
    border-radius: 10px;
    border-color: beige;
    font: bold 14px;
    min-width: 10em;
    padding: 6px;
}
QPushButton#evilButton:pressed {
    background-color: rgb(224, 0, 0);
    border-style: inset;
}

</string>
       </property>
       <property name="text">
        <string/>
       </property>
       <property name="icon">
        <iconset>
         <normaloff>../icons/itunes.png</normaloff>../icons/itunes.png</iconset>
       </property>
       <property name="iconSize">
        <size>
         <width>25</width>
         <height>25</height>
        </size>
       </property>
      </widget>
     </item>
     <item>
      <widget class="QPushButton" name="notepad">
       <property name="sizePolicy">
        <sizepolicy hsizetype="Fixed" vsizetype="Fixed">
         <horstretch>0</horstretch>
         <verstretch>0</verstretch>
        </sizepolicy>
       </property>
       <property name="maximumSize">
        <size>
         <width>40</width>
         <height>40</height>
        </size>
       </property>
       <property name="styleSheet">
        <string notr="true">QPushButton{background-color: rgb(0, 0, 0);}
QPushButton:disabled{ background-color: yellow; }
QPushButton:pressed{ background-color: orange; }
QPushButton:focus:pressed{ background-color: gray; }
QPushButton:focus{ background-color:black; }
QPushButton:hover{ background-color: rgb(54 ,54 ,54); }
QPushButton:checked{ background-color: pink; }

QPushButton#evilButton {
    background-color: red;
    border-style: outset;
    border-width: 2px;
    border-radius: 10px;
    border-color: beige;
    font: bold 14px;
    min-width: 10em;
    padding: 6px;
}
QPushButton#evilButton:pressed {
    background-color: rgb(224, 0, 0);
    border-style: inset;
}

</string>
       </property>
       <property name="text">
        <string/>
       </property>
       <property name="icon">
        <iconset>
         <normaloff>../icons/icons8-notepad-64.png</normaloff>../icons/icons8-notepad-64.png</iconset>
       </property>
       <property name="iconSize">
        <size>
         <width>25</width>
         <height>25</height>
        </size>
       </property>
      </widget>
     </item>
    </layout>
   </widget>
  </widget>
  <widget class="QMenuBar" name="menubar">
   <property name="geometry">
    <rect>
     <x>0</x>
     <y>0</y>
     <width>1371</width>
     <height>21</height>
    </rect>
   </property>
  </widget>
 </widget>
 <resources/>
 <connections/>
</ui>
